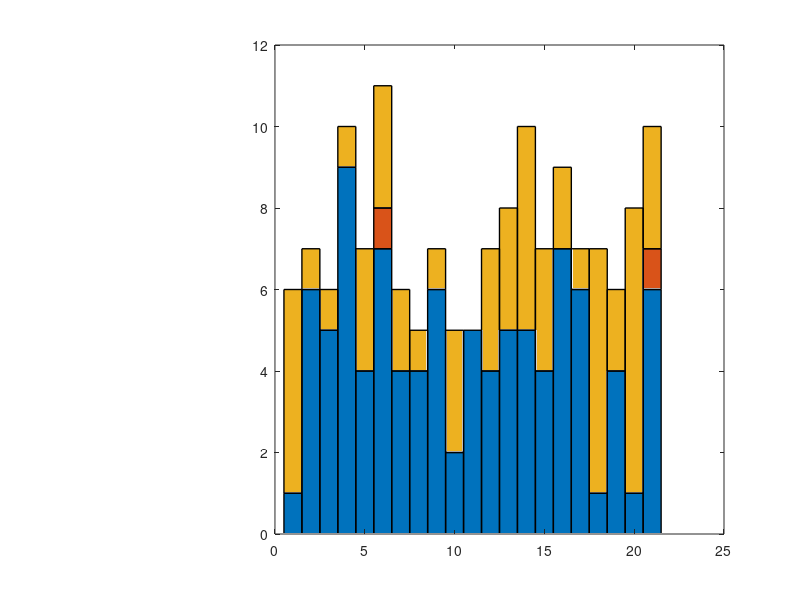

Write the MATLAB code that produced this figure. (Note: this script raises an error after producing the figure.)
clear; clc;

load Fig5C-D_fascicle2cell.mat

subplot(1,4,[2 3 4])

ba = bar(axons2cell,'stacked', 'BarWidth', 1, 'LineWidth', 1);
%Large and from fascicle
ba(1).FaceColor = 'flat';
ba(1).CData = [0 0 0];
%small and from fascicle
ba(2).FaceColor = 'flat';
ba(2).CData = [1 0 0];
%large and not from fasicle
ba(3).FaceColor = 'flat';
ba(3).FaceAlpha = 0.0;
ba(3).CData = [0 0 0];
xticks([1:1:21])
set(gca,'xticklabel', cell_numbers);

legend('Large - Myelinated - From Fascicle', 'Small - Myelinated - From Fascicle', 'Large - Myelinated - Not From Fascicle')
xlabel('Cell Number')
ylabel('Number of Terminals')
set(gca,'TickDir','out');
set(gca, 'linewidth', 1.5)
set(gca, 'FontSize', 18)
box off
ylim([0 15])
subplot(1,5,1)
sum = sum(axons2cell, 2);
h1 = histogram(sum, 'BinWidth', 0.999, 'FaceColor', [0 0 0], 'FaceAlpha', 1,...
    'EdgeColor', [0 0 0]);

box off
set(gca, 'view', [90 -90])
set(gca,'TickDir','out');
set(gca, 'linewidth', 1.5)
set(gca, 'FontSize', 18)
ylabel('Number of Cells')
xlabel('Number of Terminals')
xlim([0 15])
xticks(0:5:15)
ylim([0 10])

set(gcf, 'PaperPositionMode', 'manual');
set(gcf, 'PaperUnits', 'inches');
set(gcf, 'PaperPosition', [2 1 16 8]);
filename = ['Fascicle2Cell_Convergence_',datestr(now, 'dd_mmm_yyyy'),'.png'];
print(gcf, filename,'-dpng','-r500');

%%%%%%%%%%%%%%%%%%%
%Sorted Bar chart
%%%%%%%%%%%%%%%%%%%
clear; clc; clf;

load fascicle2cell.mat

subplot(1,4,[2 3 4])

ba = bar(axons2cell_sorted,'stacked', 'BarWidth', 1, 'LineWidth', 1);
%Large and from fascicle
ba(1).FaceColor = 'flat';
ba(1).CData = [0 0 0];
%small and from fascicle
ba(2).FaceColor = 'flat';
ba(2).CData = [1 0 0];
%large and not from fasicle
ba(3).FaceColor = 'flat';
ba(3).FaceAlpha = 0.0;
ba(3).CData = [0 0 0];
xticks([1:1:21])
set(gca,'xticklabel', cell_numbers_sorted);

legend('Large - Myelinated - From Fascicle', 'Small - Myelinated - From Fascicle', 'Large - Myelinated - Not From Fascicle')
xlabel('Cell Number')
ylabel('Number of Terminals')
set(gca,'TickDir','out');
set(gca, 'linewidth', 1.5)
set(gca, 'FontSize', 18)
box off
ylim([0 15])
subplot(1,5,1)
sum = sum(axons2cell_sorted, 2);
h1 = histogram(sum, 'BinWidth', 0.999, 'FaceColor', [0 0 0], 'FaceAlpha', 1,...
    'EdgeColor', [0 0 0]);

box off
set(gca, 'view', [90 -90])
set(gca,'TickDir','out');
set(gca, 'linewidth', 1.5)
set(gca, 'FontSize', 18)
ylabel('Number of Cells')
xlabel('Number of Terminals')
xlim([0 15])
xticks(0:5:15)
ylim([0 10])

set(gcf, 'PaperPositionMode', 'manual');
set(gcf, 'PaperUnits', 'inches');
set(gcf, 'PaperPosition', [2 1 16 8]);
filename = ['Fascicle2Cell_Sorted_Convergence_',datestr(now, 'dd_mmm_yyyy'),'.png'];
print(gcf, filename,'-dpng','-r500');

%%%
%Second Fig
%%%

clear; clc;

load fascicle2cell.mat

subplot(1,4,[2 3 4])

bar(relative_freq, 'k', 'BarWidth', 1);

xticks([1:1:31])
set(gca,'xticklabel', fascicle_labels);

xlabel('Fascicle Label')
ylabel('Number of Terminals / Axons in Fascicle')
set(gca,'TickDir','out');
set(gca, 'linewidth', 1.5)
set(gca, 'FontSize', 18)
ylim([0 1])
box off
subplot(1,5,1)

h1 = histogram(relative_freq, 'BinWidth', 0.05, 'FaceColor', [0 0 0], 'FaceAlpha', 1,...
    'EdgeColor', [0 0 0]);

box off
set(gca, 'view', [90 -90])
set(gca,'TickDir','out');
set(gca, 'linewidth', 1.5)
set(gca, 'FontSize', 18)
ylabel('Number of Fascicles')
xlabel('Number of Terminals / Axons in Fascicle')
xlim([0 1])
ylim([0 15])

set(gcf, 'PaperPositionMode', 'manual');
set(gcf, 'PaperUnits', 'inches');
set(gcf, 'PaperPosition', [2 1 16 8]);
filename = ['FascicleAxonFreq_Convergence_',datestr(now, 'dd_mmm_yyyy'),'.png'];
print(gcf, filename,'-dpng','-r500');

%%%
%Third Fig
%%%

clear; clc; clf;

load fascicle2cell.mat

figure;
yyaxis left
bar(sorted_freq, 'k', 'BarWidth', 1);
ax = gca;
xticks([1:1:31])
set(ax,'xticklabel', sorted_fascicle_labels);
yticks([0:2:20])
xlabel(ax, 'Fascicle Label')
ylabel(ax, 'Number of Terminals in Volume')
set(ax,'TickDir','out');
set(ax, 'linewidth', 1.5)
set(ax, 'FontSize', 18)
ylim([0 20])
box off
yyaxis right;
b = scatter([1:1:31], sorted_fascicle_axon_count, 120, 'r','filled');
ylabel(ax, 'Number of Axons in Fascicle')
ax = gca;
ax.YAxis(1).Color = 'k';
ax.YAxis(2).Color = 'r';

set(gcf, 'PaperPositionMode', 'manual');
set(gcf, 'PaperUnits', 'inches');
set(gcf, 'PaperPosition', [2 1 16 8]);
filename = ['NotNorm_FascicleAxonFreq_Convergence_',datestr(now, 'dd_mmm_yyyy'),'.png'];
print(gcf, filename,'-dpng','-r500');


%%%
%By Major Fascicle
%%%

clear; clc; clf;

load fascicle2cell.mat

figure;
yyaxis left
ba = bar(major_fascicle_axon_breakdown,'stacked', 'BarWidth', 1, 'LineWidth', 2);

for i = 1:8
    %myColors = round(rand(3,3),1);
    %colorSet = [colorSet myColors];
    ba(i).FaceColor = 'flat';
    ba(i).FaceAlpha = 0.0;
    ba(i).CData = [0 0 0];
 end

ax = gca;
xticks([1:1:9])
set(ax,'xticklabel', sorted_major_fascicle_labels);
yticks([0:50:300])
xlabel(ax, 'Fascicle Label')
ylabel(ax, 'Number of Axons in Fascicle')
set(ax,'TickDir','out');
set(ax, 'linewidth', 1.5)
set(ax, 'FontSize', 18)
ylim([0 300])
box off
yyaxis right;
b = scatter([1:1:9], sorted_major_terminalcount, 120, 'r','filled');
ylabel(ax, 'Number of Terminals in Volume')
ax = gca;
ax.YAxis(1).Color = 'k';
ax.YAxis(2).Color = 'r';

set(gcf, 'PaperPositionMode', 'manual');
set(gcf, 'PaperUnits', 'inches');
set(gcf, 'PaperPosition', [2 1 12 8]);
filename = ['Norm_MajorFascicleAxonFreq_Convergence_',datestr(now, 'dd_mmm_yyyy'),'.png'];
print(gcf, filename,'-dpng','-r500');